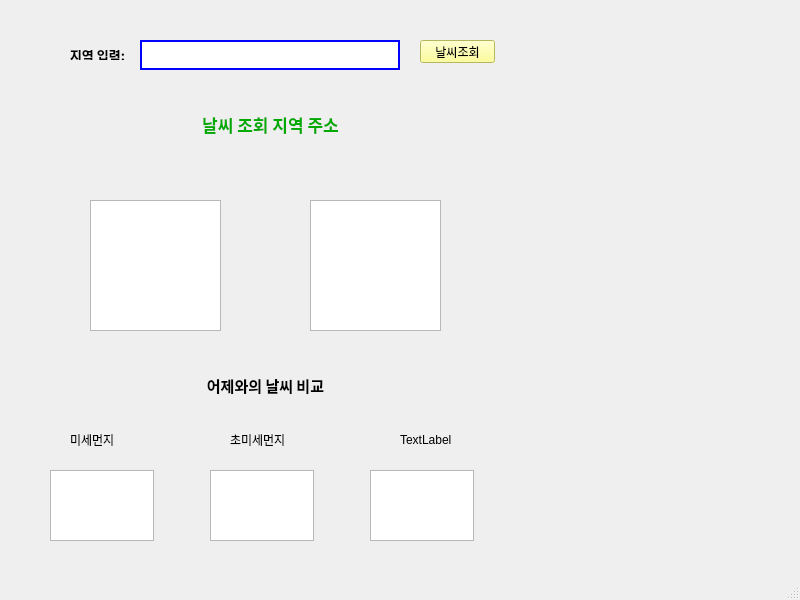
<?xml version="1.0" encoding="UTF-8"?>
<ui version="4.0">
 <class>MainWindow</class>
 <widget class="QMainWindow" name="MainWindow">
  <property name="geometry">
   <rect>
    <x>0</x>
    <y>0</y>
    <width>800</width>
    <height>600</height>
   </rect>
  </property>
  <property name="windowTitle">
   <string>MainWindow</string>
  </property>
  <widget class="QWidget" name="centralwidget">
   <widget class="QLabel" name="label_area">
    <property name="geometry">
     <rect>
      <x>70</x>
      <y>50</y>
      <width>60</width>
      <height>10</height>
     </rect>
    </property>
    <property name="font">
     <font>
      <family>HY신명조</family>
      <pointsize>10</pointsize>
      <weight>75</weight>
      <bold>true</bold>
     </font>
    </property>
    <property name="text">
     <string>지역 입력:</string>
    </property>
   </widget>
   <widget class="QLineEdit" name="lineEdit">
    <property name="geometry">
     <rect>
      <x>140</x>
      <y>40</y>
      <width>260</width>
      <height>30</height>
     </rect>
    </property>
    <property name="styleSheet">
     <string notr="true">border: 2px solid;
border-color: rgb(0, 0, 255);
</string>
    </property>
   </widget>
   <widget class="QPushButton" name="pushButton">
    <property name="geometry">
     <rect>
      <x>420</x>
      <y>40</y>
      <width>75</width>
      <height>23</height>
     </rect>
    </property>
    <property name="styleSheet">
     <string notr="true">background-color: rgb(255, 255, 127);</string>
    </property>
    <property name="text">
     <string>날씨조회</string>
    </property>
   </widget>
   <widget class="QLabel" name="label_3">
    <property name="geometry">
     <rect>
      <x>145</x>
      <y>109</y>
      <width>251</width>
      <height>31</height>
     </rect>
    </property>
    <property name="font">
     <font>
      <family>HY신명조</family>
      <pointsize>13</pointsize>
      <weight>75</weight>
      <bold>true</bold>
     </font>
    </property>
    <property name="styleSheet">
     <string notr="true">color: rgb(0, 170, 0);</string>
    </property>
    <property name="text">
     <string>날씨 조회 지역 주소</string>
    </property>
    <property name="alignment">
     <set>Qt::AlignCenter</set>
    </property>
   </widget>
   <widget class="QGraphicsView" name="graphicsView">
    <property name="geometry">
     <rect>
      <x>90</x>
      <y>200</y>
      <width>131</width>
      <height>131</height>
     </rect>
    </property>
   </widget>
   <widget class="QTextEdit" name="textEdit">
    <property name="geometry">
     <rect>
      <x>310</x>
      <y>200</y>
      <width>131</width>
      <height>131</height>
     </rect>
    </property>
   </widget>
   <widget class="QLabel" name="label_4">
    <property name="geometry">
     <rect>
      <x>170</x>
      <y>370</y>
      <width>191</width>
      <height>31</height>
     </rect>
    </property>
    <property name="font">
     <font>
      <family>HY신명조</family>
      <pointsize>11</pointsize>
      <weight>75</weight>
      <bold>true</bold>
     </font>
    </property>
    <property name="text">
     <string>어제와의 날씨 비교</string>
    </property>
    <property name="alignment">
     <set>Qt::AlignCenter</set>
    </property>
   </widget>
   <widget class="QLabel" name="label_5">
    <property name="geometry">
     <rect>
      <x>70</x>
      <y>430</y>
      <width>80</width>
      <height>20</height>
     </rect>
    </property>
    <property name="text">
     <string>미세먼지</string>
    </property>
   </widget>
   <widget class="QLabel" name="label_6">
    <property name="geometry">
     <rect>
      <x>230</x>
      <y>430</y>
      <width>80</width>
      <height>20</height>
     </rect>
    </property>
    <property name="text">
     <string>초미세먼지</string>
    </property>
   </widget>
   <widget class="QLabel" name="label_7">
    <property name="geometry">
     <rect>
      <x>400</x>
      <y>430</y>
      <width>80</width>
      <height>20</height>
     </rect>
    </property>
    <property name="text">
     <string>TextLabel</string>
    </property>
   </widget>
   <widget class="QTextEdit" name="textEdit_2">
    <property name="geometry">
     <rect>
      <x>50</x>
      <y>470</y>
      <width>104</width>
      <height>71</height>
     </rect>
    </property>
   </widget>
   <widget class="QTextEdit" name="textEdit_3">
    <property name="geometry">
     <rect>
      <x>210</x>
      <y>470</y>
      <width>104</width>
      <height>71</height>
     </rect>
    </property>
   </widget>
   <widget class="QTextEdit" name="textEdit_4">
    <property name="geometry">
     <rect>
      <x>370</x>
      <y>470</y>
      <width>104</width>
      <height>71</height>
     </rect>
    </property>
   </widget>
  </widget>
  <widget class="QMenuBar" name="menubar">
   <property name="geometry">
    <rect>
     <x>0</x>
     <y>0</y>
     <width>800</width>
     <height>21</height>
    </rect>
   </property>
  </widget>
  <widget class="QStatusBar" name="statusbar"/>
 </widget>
 <resources/>
 <connections/>
</ui>
